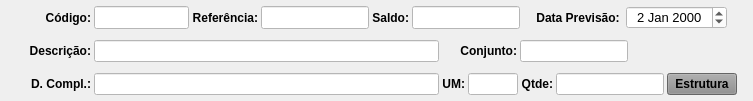
     <widget class="QWidget" name="widget_Cor1" native="true">
      <property name="sizePolicy">
       <sizepolicy hsizetype="Preferred" vsizetype="Fixed">
        <horstretch>0</horstretch>
        <verstretch>0</verstretch>
       </sizepolicy>
      </property>
      <property name="minimumSize">
       <size>
        <width>0</width>
        <height>101</height>
       </size>
      </property>
      <property name="maximumSize">
       <size>
        <width>16777215</width>
        <height>101</height>
       </size>
      </property>
      <property name="styleSheet">
       <string notr="true"/>
      </property>
      <layout class="QVBoxLayout" name="verticalLayout">
       <property name="spacing">
        <number>1</number>
       </property>
       <property name="leftMargin">
        <number>1</number>
       </property>
       <property name="topMargin">
        <number>1</number>
       </property>
       <property name="rightMargin">
        <number>1</number>
       </property>
       <property name="bottomMargin">
        <number>1</number>
       </property>
       <item>
        <widget class="QWidget" name="widget_3" native="true">
         <property name="styleSheet">
          <string notr="true"/>
         </property>
         <layout class="QHBoxLayout" name="horizontalLayout_2">
          <property name="spacing">
           <number>3</number>
          </property>
          <property name="leftMargin">
           <number>15</number>
          </property>
          <property name="topMargin">
           <number>5</number>
          </property>
          <property name="rightMargin">
           <number>15</number>
          </property>
          <property name="bottomMargin">
           <number>5</number>
          </property>
          <item>
           <widget class="QLabel" name="label_12">
            <property name="sizePolicy">
             <sizepolicy hsizetype="Fixed" vsizetype="Preferred">
              <horstretch>0</horstretch>
              <verstretch>0</verstretch>
             </sizepolicy>
            </property>
            <property name="minimumSize">
             <size>
              <width>75</width>
              <height>0</height>
             </size>
            </property>
            <property name="maximumSize">
             <size>
              <width>75</width>
              <height>16777215</height>
             </size>
            </property>
            <property name="font">
             <font>
              <pointsize>9</pointsize>
              <weight>75</weight>
              <bold>true</bold>
             </font>
            </property>
            <property name="text">
             <string>Código:</string>
            </property>
            <property name="alignment">
             <set>Qt::AlignRight|Qt::AlignTrailing|Qt::AlignVCenter</set>
            </property>
           </widget>
          </item>
          <item>
           <widget class="QLineEdit" name="line_Codigo">
            <property name="sizePolicy">
             <sizepolicy hsizetype="Maximum" vsizetype="Preferred">
              <horstretch>0</horstretch>
              <verstretch>0</verstretch>
             </sizepolicy>
            </property>
            <property name="maximumSize">
             <size>
              <width>95</width>
              <height>16777215</height>
             </size>
            </property>
            <property name="font">
             <font>
              <pointsize>9</pointsize>
             </font>
            </property>
            <property name="styleSheet">
             <string notr="true">background-color: rgb(255, 255, 255);</string>
            </property>
            <property name="alignment">
             <set>Qt::AlignCenter</set>
            </property>
           </widget>
          </item>
          <item>
           <widget class="QLabel" name="label_16">
            <property name="sizePolicy">
             <sizepolicy hsizetype="Fixed" vsizetype="Preferred">
              <horstretch>0</horstretch>
              <verstretch>0</verstretch>
             </sizepolicy>
            </property>
            <property name="maximumSize">
             <size>
              <width>80</width>
              <height>16777215</height>
             </size>
            </property>
            <property name="font">
             <font>
              <pointsize>9</pointsize>
              <weight>75</weight>
              <bold>true</bold>
             </font>
            </property>
            <property name="text">
             <string>Referência:</string>
            </property>
            <property name="alignment">
             <set>Qt::AlignRight|Qt::AlignTrailing|Qt::AlignVCenter</set>
            </property>
           </widget>
          </item>
          <item>
           <widget class="QLineEdit" name="line_Ref">
            <property name="sizePolicy">
             <sizepolicy hsizetype="Maximum" vsizetype="Preferred">
              <horstretch>0</horstretch>
              <verstretch>0</verstretch>
             </sizepolicy>
            </property>
            <property name="maximumSize">
             <size>
              <width>250</width>
              <height>16777215</height>
             </size>
            </property>
            <property name="font">
             <font>
              <pointsize>9</pointsize>
             </font>
            </property>
            <property name="styleSheet">
             <string notr="true">background-color: rgb(255, 255, 255);</string>
            </property>
            <property name="readOnly">
             <bool>true</bool>
            </property>
           </widget>
          </item>
          <item>
           <widget class="QLabel" name="label_18">
            <property name="sizePolicy">
             <sizepolicy hsizetype="Fixed" vsizetype="Preferred">
              <horstretch>0</horstretch>
              <verstretch>0</verstretch>
             </sizepolicy>
            </property>
            <property name="maximumSize">
             <size>
              <width>50</width>
              <height>16777215</height>
             </size>
            </property>
            <property name="font">
             <font>
              <pointsize>9</pointsize>
              <weight>75</weight>
              <bold>true</bold>
             </font>
            </property>
            <property name="text">
             <string>Saldo:</string>
            </property>
            <property name="alignment">
             <set>Qt::AlignRight|Qt::AlignTrailing|Qt::AlignVCenter</set>
            </property>
           </widget>
          </item>
          <item>
           <widget class="QLineEdit" name="line_Saldo">
            <property name="sizePolicy">
             <sizepolicy hsizetype="Maximum" vsizetype="Preferred">
              <horstretch>0</horstretch>
              <verstretch>0</verstretch>
             </sizepolicy>
            </property>
            <property name="maximumSize">
             <size>
              <width>150</width>
              <height>16777215</height>
             </size>
            </property>
            <property name="font">
             <font>
              <pointsize>9</pointsize>
             </font>
            </property>
            <property name="cursor">
             <cursorShape>IBeamCursor</cursorShape>
            </property>
            <property name="styleSheet">
             <string notr="true">background-color: rgb(255, 255, 255);</string>
            </property>
            <property name="inputMask">
             <string/>
            </property>
            <property name="text">
             <string/>
            </property>
            <property name="frame">
             <bool>true</bool>
            </property>
            <property name="echoMode">
             <enum>QLineEdit::Normal</enum>
            </property>
            <property name="alignment">
             <set>Qt::AlignCenter</set>
            </property>
            <property name="readOnly">
             <bool>true</bool>
            </property>
           </widget>
          </item>
          <item>
           <widget class="QLabel" name="label_17">
            <property name="sizePolicy">
             <sizepolicy hsizetype="Minimum" vsizetype="Preferred">
              <horstretch>0</horstretch>
              <verstretch>0</verstretch>
             </sizepolicy>
            </property>
            <property name="minimumSize">
             <size>
              <width>100</width>
              <height>0</height>
             </size>
            </property>
            <property name="maximumSize">
             <size>
              <width>100</width>
              <height>16777215</height>
             </size>
            </property>
            <property name="font">
             <font>
              <pointsize>9</pointsize>
              <weight>75</weight>
              <bold>true</bold>
             </font>
            </property>
            <property name="text">
             <string>Data Previsão: </string>
            </property>
            <property name="alignment">
             <set>Qt::AlignRight|Qt::AlignTrailing|Qt::AlignVCenter</set>
            </property>
           </widget>
          </item>
          <item>
           <widget class="QDateEdit" name="date_Previsao">
            <property name="sizePolicy">
             <sizepolicy hsizetype="Minimum" vsizetype="Preferred">
              <horstretch>0</horstretch>
              <verstretch>0</verstretch>
             </sizepolicy>
            </property>
            <property name="minimumSize">
             <size>
              <width>101</width>
              <height>0</height>
             </size>
            </property>
            <property name="maximumSize">
             <size>
              <width>101</width>
              <height>16777215</height>
             </size>
            </property>
            <property name="font">
             <font>
              <pointsize>10</pointsize>
             </font>
            </property>
            <property name="styleSheet">
             <string notr="true">background-color: rgb(255, 255, 255);</string>
            </property>
            <property name="alignment">
             <set>Qt::AlignCenter</set>
            </property>
            <property name="date">
             <date>
              <year>2000</year>
              <month>1</month>
              <day>2</day>
             </date>
            </property>
           </widget>
          </item>
          <item>
           <widget class="QLabel" name="label_2">
            <property name="text">
             <string/>
            </property>
           </widget>
          </item>
         </layout>
        </widget>
       </item>
       <item>
        <widget class="QWidget" name="widget_7" native="true">
         <property name="styleSheet">
          <string notr="true"/>
         </property>
         <layout class="QHBoxLayout" name="horizontalLayout_3">
          <property name="spacing">
           <number>3</number>
          </property>
          <property name="leftMargin">
           <number>15</number>
          </property>
          <property name="topMargin">
           <number>5</number>
          </property>
          <property name="rightMargin">
           <number>15</number>
          </property>
          <property name="bottomMargin">
           <number>5</number>
          </property>
          <item>
           <widget class="QLabel" name="label_15">
            <property name="sizePolicy">
             <sizepolicy hsizetype="Maximum" vsizetype="Preferred">
              <horstretch>0</horstretch>
              <verstretch>0</verstretch>
             </sizepolicy>
            </property>
            <property name="minimumSize">
             <size>
              <width>75</width>
              <height>0</height>
             </size>
            </property>
            <property name="maximumSize">
             <size>
              <width>75</width>
              <height>16777215</height>
             </size>
            </property>
            <property name="font">
             <font>
              <pointsize>9</pointsize>
              <weight>75</weight>
              <bold>true</bold>
             </font>
            </property>
            <property name="text">
             <string>Descrição:</string>
            </property>
            <property name="alignment">
             <set>Qt::AlignRight|Qt::AlignTrailing|Qt::AlignVCenter</set>
            </property>
           </widget>
          </item>
          <item>
           <widget class="QLineEdit" name="line_Descricao">
            <property name="sizePolicy">
             <sizepolicy hsizetype="Minimum" vsizetype="Preferred">
              <horstretch>0</horstretch>
              <verstretch>0</verstretch>
             </sizepolicy>
            </property>
            <property name="minimumSize">
             <size>
              <width>345</width>
              <height>0</height>
             </size>
            </property>
            <property name="font">
             <font>
              <pointsize>9</pointsize>
             </font>
            </property>
            <property name="styleSheet">
             <string notr="true">background-color: rgb(255, 255, 255);</string>
            </property>
            <property name="readOnly">
             <bool>true</bool>
            </property>
           </widget>
          </item>
          <item>
           <widget class="QLabel" name="label_20">
            <property name="sizePolicy">
             <sizepolicy hsizetype="Maximum" vsizetype="Preferred">
              <horstretch>0</horstretch>
              <verstretch>0</verstretch>
             </sizepolicy>
            </property>
            <property name="maximumSize">
             <size>
              <width>75</width>
              <height>16777215</height>
             </size>
            </property>
            <property name="font">
             <font>
              <pointsize>9</pointsize>
              <weight>75</weight>
              <bold>true</bold>
             </font>
            </property>
            <property name="text">
             <string>Conjunto:</string>
            </property>
            <property name="alignment">
             <set>Qt::AlignRight|Qt::AlignTrailing|Qt::AlignVCenter</set>
            </property>
           </widget>
          </item>
          <item>
           <widget class="QLineEdit" name="line_Conjunto">
            <property name="sizePolicy">
             <sizepolicy hsizetype="Preferred" vsizetype="Preferred">
              <horstretch>0</horstretch>
              <verstretch>0</verstretch>
             </sizepolicy>
            </property>
            <property name="font">
             <font>
              <pointsize>9</pointsize>
             </font>
            </property>
            <property name="styleSheet">
             <string notr="true">background-color: rgb(255, 255, 255);</string>
            </property>
            <property name="alignment">
             <set>Qt::AlignCenter</set>
            </property>
            <property name="readOnly">
             <bool>true</bool>
            </property>
           </widget>
          </item>
          <item>
           <widget class="QLabel" name="label">
            <property name="text">
             <string/>
            </property>
           </widget>
          </item>
         </layout>
        </widget>
       </item>
       <item>
        <widget class="QWidget" name="widget_6" native="true">
         <property name="styleSheet">
          <string notr="true"/>
         </property>
         <layout class="QHBoxLayout" name="horizontalLayout_4">
          <property name="spacing">
           <number>3</number>
          </property>
          <property name="leftMargin">
           <number>15</number>
          </property>
          <property name="topMargin">
           <number>5</number>
          </property>
          <property name="rightMargin">
           <number>15</number>
          </property>
          <property name="bottomMargin">
           <number>5</number>
          </property>
          <item>
           <widget class="QLabel" name="label_22">
            <property name="sizePolicy">
             <sizepolicy hsizetype="Fixed" vsizetype="Preferred">
              <horstretch>0</horstretch>
              <verstretch>0</verstretch>
             </sizepolicy>
            </property>
            <property name="minimumSize">
             <size>
              <width>75</width>
              <height>0</height>
             </size>
            </property>
            <property name="maximumSize">
             <size>
              <width>75</width>
              <height>16777215</height>
             </size>
            </property>
            <property name="font">
             <font>
              <pointsize>9</pointsize>
              <weight>75</weight>
              <bold>true</bold>
             </font>
            </property>
            <property name="text">
             <string>D. Compl.:</string>
            </property>
            <property name="alignment">
             <set>Qt::AlignRight|Qt::AlignTrailing|Qt::AlignVCenter</set>
            </property>
           </widget>
          </item>
          <item>
           <widget class="QLineEdit" name="line_Compl">
            <property name="sizePolicy">
             <sizepolicy hsizetype="Minimum" vsizetype="Preferred">
              <horstretch>0</horstretch>
              <verstretch>0</verstretch>
             </sizepolicy>
            </property>
            <property name="minimumSize">
             <size>
              <width>345</width>
              <height>0</height>
             </size>
            </property>
            <property name="font">
             <font>
              <pointsize>9</pointsize>
             </font>
            </property>
            <property name="styleSheet">
             <string notr="true">background-color: rgb(255, 255, 255);</string>
            </property>
            <property name="readOnly">
             <bool>true</bool>
            </property>
           </widget>
          </item>
          <item>
           <widget class="QLabel" name="label_19">
            <property name="sizePolicy">
             <sizepolicy hsizetype="Fixed" vsizetype="Preferred">
              <horstretch>0</horstretch>
              <verstretch>0</verstretch>
             </sizepolicy>
            </property>
            <property name="maximumSize">
             <size>
              <width>35</width>
              <height>16777215</height>
             </size>
            </property>
            <property name="font">
             <font>
              <pointsize>9</pointsize>
              <weight>75</weight>
              <bold>true</bold>
             </font>
            </property>
            <property name="text">
             <string>UM:</string>
            </property>
            <property name="alignment">
             <set>Qt::AlignRight|Qt::AlignTrailing|Qt::AlignVCenter</set>
            </property>
           </widget>
          </item>
          <item>
           <widget class="QLineEdit" name="line_UM">
            <property name="sizePolicy">
             <sizepolicy hsizetype="Maximum" vsizetype="Preferred">
              <horstretch>0</horstretch>
              <verstretch>0</verstretch>
             </sizepolicy>
            </property>
            <property name="maximumSize">
             <size>
              <width>50</width>
              <height>16777215</height>
             </size>
            </property>
            <property name="font">
             <font>
              <pointsize>9</pointsize>
             </font>
            </property>
            <property name="cursor">
             <cursorShape>IBeamCursor</cursorShape>
            </property>
            <property name="styleSheet">
             <string notr="true">background-color: rgb(255, 255, 255);</string>
            </property>
            <property name="inputMask">
             <string/>
            </property>
            <property name="text">
             <string/>
            </property>
            <property name="frame">
             <bool>true</bool>
            </property>
            <property name="echoMode">
             <enum>QLineEdit::Normal</enum>
            </property>
            <property name="alignment">
             <set>Qt::AlignCenter</set>
            </property>
            <property name="readOnly">
             <bool>true</bool>
            </property>
           </widget>
          </item>
          <item>
           <widget class="QLabel" name="label_14">
            <property name="sizePolicy">
             <sizepolicy hsizetype="Fixed" vsizetype="Preferred">
              <horstretch>0</horstretch>
              <verstretch>0</verstretch>
             </sizepolicy>
            </property>
            <property name="maximumSize">
             <size>
              <width>45</width>
              <height>16777215</height>
             </size>
            </property>
            <property name="font">
             <font>
              <pointsize>9</pointsize>
              <weight>75</weight>
              <bold>true</bold>
             </font>
            </property>
            <property name="text">
             <string>Qtde:</string>
            </property>
            <property name="alignment">
             <set>Qt::AlignRight|Qt::AlignTrailing|Qt::AlignVCenter</set>
            </property>
           </widget>
          </item>
          <item>
           <widget class="QLineEdit" name="line_Qtde">
            <property name="sizePolicy">
             <sizepolicy hsizetype="Maximum" vsizetype="Preferred">
              <horstretch>0</horstretch>
              <verstretch>0</verstretch>
             </sizepolicy>
            </property>
            <property name="maximumSize">
             <size>
              <width>150</width>
              <height>16777215</height>
             </size>
            </property>
            <property name="font">
             <font>
              <pointsize>9</pointsize>
             </font>
            </property>
            <property name="cursor">
             <cursorShape>IBeamCursor</cursorShape>
            </property>
            <property name="styleSheet">
             <string notr="true">background-color: rgb(255, 255, 255);</string>
            </property>
            <property name="inputMask">
             <string/>
            </property>
            <property name="text">
             <string/>
            </property>
            <property name="frame">
             <bool>true</bool>
            </property>
            <property name="echoMode">
             <enum>QLineEdit::Normal</enum>
            </property>
            <property name="alignment">
             <set>Qt::AlignCenter</set>
            </property>
           </widget>
          </item>
          <item>
           <widget class="QPushButton" name="btn_Consulta_Estrut">
            <property name="sizePolicy">
             <sizepolicy hsizetype="Fixed" vsizetype="Preferred">
              <horstretch>0</horstretch>
              <verstretch>0</verstretch>
             </sizepolicy>
            </property>
            <property name="minimumSize">
             <size>
              <width>70</width>
              <height>0</height>
             </size>
            </property>
            <property name="maximumSize">
             <size>
              <width>70</width>
              <height>16777215</height>
             </size>
            </property>
            <property name="font">
             <font>
              <pointsize>9</pointsize>
              <weight>75</weight>
              <bold>true</bold>
             </font>
            </property>
            <property name="cursor">
             <cursorShape>PointingHandCursor</cursorShape>
            </property>
            <property name="layoutDirection">
             <enum>Qt::LeftToRight</enum>
            </property>
            <property name="autoFillBackground">
             <bool>false</bool>
            </property>
            <property name="styleSheet">
             <string notr="true">background-color: rgb(141, 141, 141);</string>
            </property>
            <property name="text">
             <string>Estrutura</string>
            </property>
            <property name="checkable">
             <bool>false</bool>
            </property>
            <property name="autoDefault">
             <bool>false</bool>
            </property>
            <property name="default">
             <bool>false</bool>
            </property>
            <property name="flat">
             <bool>false</bool>
            </property>
           </widget>
          </item>
         </layout>
        </widget>
       </item>
      </layout>
     </widget>
